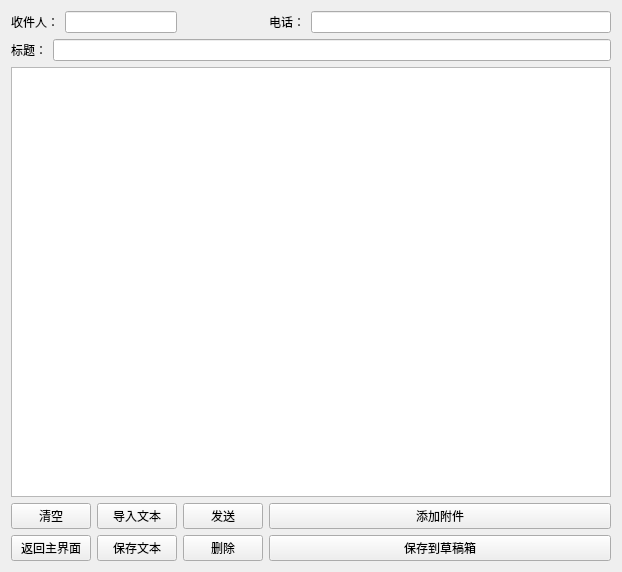
<?xml version="1.0" encoding="UTF-8"?>
<ui version="4.0">
 <class>WriteEmail</class>
 <widget class="QWidget" name="WriteEmail">
  <property name="geometry">
   <rect>
    <x>0</x>
    <y>0</y>
    <width>622</width>
    <height>572</height>
   </rect>
  </property>
  <property name="windowTitle">
   <string>WriteEmail</string>
  </property>
  <layout class="QGridLayout" name="gridLayout">
   <item row="0" column="0" colspan="2">
    <layout class="QHBoxLayout" name="horizontalLayout">
     <item>
      <widget class="QLabel" name="label">
       <property name="text">
        <string>收件人：</string>
       </property>
      </widget>
     </item>
     <item>
      <widget class="QLineEdit" name="lineEditTargetName"/>
     </item>
    </layout>
   </item>
   <item row="0" column="3">
    <layout class="QHBoxLayout" name="horizontalLayout_2">
     <item>
      <widget class="QLabel" name="label_2">
       <property name="text">
        <string>电话：</string>
       </property>
      </widget>
     </item>
     <item>
      <widget class="QLineEdit" name="lineEditTargetPhone"/>
     </item>
    </layout>
   </item>
   <item row="1" column="0" colspan="4">
    <layout class="QHBoxLayout" name="horizontalLayout_3">
     <item>
      <widget class="QLabel" name="label_3">
       <property name="text">
        <string>标题：</string>
       </property>
      </widget>
     </item>
     <item>
      <widget class="QLineEdit" name="lineEditEmailTitle"/>
     </item>
    </layout>
   </item>
   <item row="2" column="0" colspan="4">
    <widget class="QTextEdit" name="textEditMain"/>
   </item>
   <item row="3" column="0">
    <widget class="QPushButton" name="btnClear">
     <property name="text">
      <string>清空</string>
     </property>
    </widget>
   </item>
   <item row="3" column="1">
    <widget class="QPushButton" name="btnLoad">
     <property name="text">
      <string>导入文本</string>
     </property>
    </widget>
   </item>
   <item row="3" column="2">
    <widget class="QPushButton" name="btnSend">
     <property name="text">
      <string>发送</string>
     </property>
    </widget>
   </item>
   <item row="3" column="3">
    <widget class="QPushButton" name="btnAnnex">
     <property name="text">
      <string>添加附件</string>
     </property>
    </widget>
   </item>
   <item row="4" column="0">
    <widget class="QPushButton" name="btnReturn">
     <property name="text">
      <string>返回主界面</string>
     </property>
    </widget>
   </item>
   <item row="4" column="1">
    <widget class="QPushButton" name="btnSave">
     <property name="text">
      <string>保存文本</string>
     </property>
    </widget>
   </item>
   <item row="4" column="2">
    <widget class="QPushButton" name="btnDelete">
     <property name="text">
      <string>删除</string>
     </property>
    </widget>
   </item>
   <item row="4" column="3">
    <widget class="QPushButton" name="btnDraft">
     <property name="text">
      <string>保存到草稿箱</string>
     </property>
    </widget>
   </item>
  </layout>
  <zorder>textEditMain</zorder>
  <zorder>btnSend</zorder>
  <zorder>btnAnnex</zorder>
  <zorder>btnReturn</zorder>
  <zorder>btnDraft</zorder>
  <zorder>btnClear</zorder>
  <zorder>btnLoad</zorder>
  <zorder>btnDelete</zorder>
  <zorder>btnSave</zorder>
 </widget>
 <layoutdefault spacing="6" margin="11"/>
 <resources/>
 <connections/>
</ui>
